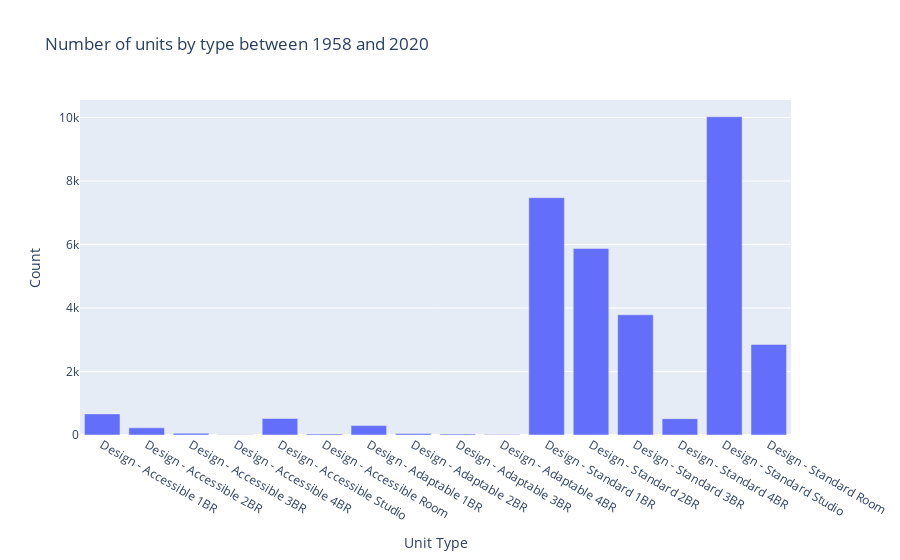

The notebook cell this image was saved under:
### Code cell
design_type_df = non_market_df[list(design_columns.keys())].sum().to_frame().reset_index()
design_type_df.rename(columns={'index': 'Unit Type', 0: 'Count'}, inplace=True)
fig = px.bar(design_type_df, x='Unit Type', y='Count', title='Number of units by type between 1958 and 2020')
fig.show()

### Figure 1 — Plotly figure (JSON) as saved in the notebook; plotly's stock layout.template omitted (floating-point values rounded to 4 significant figures)
{"data": [{"alignmentgroup": "True", "hovertemplate": "Unit Type=%{x}<br>Count=%{y}<extra></extra>", "legendgroup": "", "marker": {"color": "#636efa", "pattern": {"shape": ""}}, "name": "", "offsetgroup": "", "orientation": "v", "showlegend": false, "textposition": "auto", "type": "bar", "x": ["Design - Accessible 1BR", "Design - Accessible 2BR", "Design - Accessible 3BR", "Design - Accessible 4BR", "Design - Accessible Studio", "Design - Accessible Room", "Design - Adaptable 1BR", "Design - Adaptable 2BR", "Design - Adaptable 3BR", "Design - Adaptable 4BR", "Design - Standard 1BR", "Design - Standard 2BR", "Design - Standard 3BR", "Design - Standard 4BR", "Design - Standard Studio", "Design - Standard Room"], "xaxis": "x", "y": [665, 226, 55, 8, 520, 34, 296, 46, 31, 14, 7475, 5876, 3786, 514, 10024, 2851], "yaxis": "y"}], "layout": {"barmode": "relative", "legend": {"tracegroupgap": 0}, "title": {"text": "Number of units by type between 1958 and 2020"}, "xaxis": {"anchor": "y", "domain": [0, 1], "title": {"text": "Unit Type"}}, "yaxis": {"anchor": "x", "domain": [0, 1], "title": {"text": "Count"}}}}
